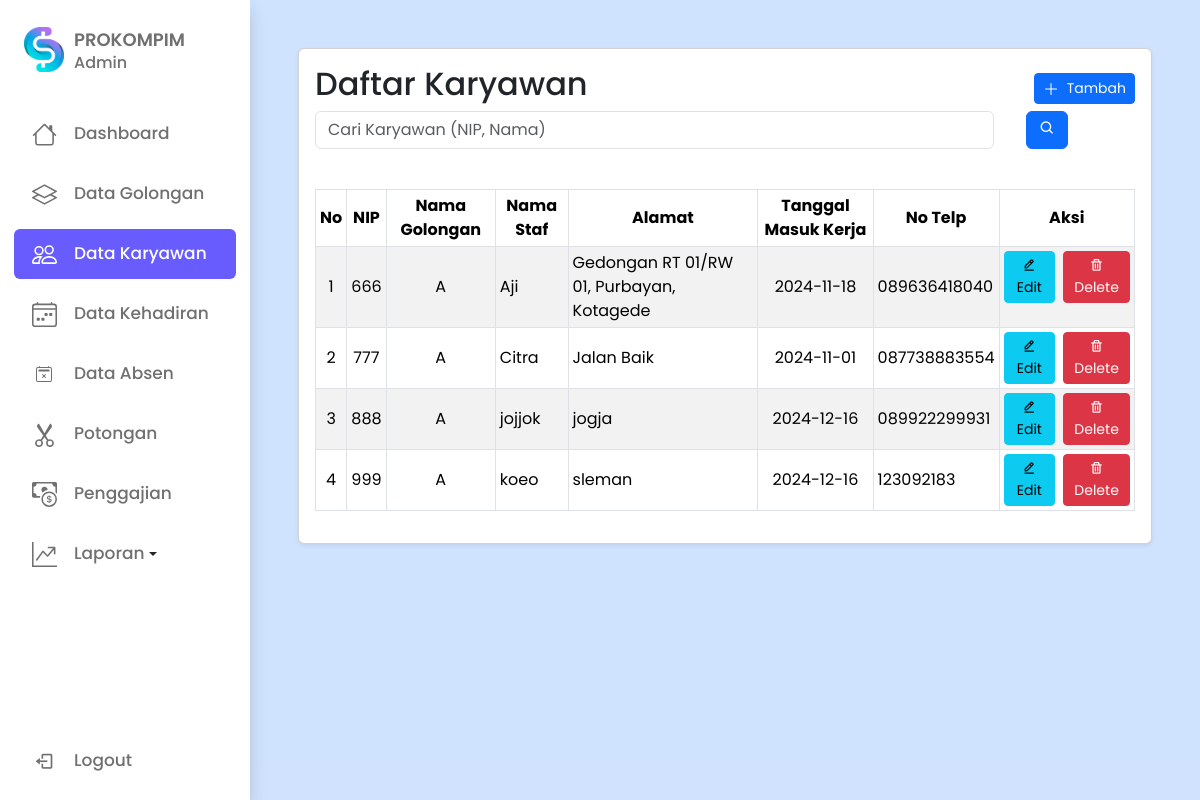
The page /input_staf.php on the database its author committed.
### tables this page shows
CREATE TABLE `staf` (
  `nip` int(11) NOT NULL,
  `password` varchar(32) NOT NULL,
  `id_golongan` int(11) NOT NULL,
  `nm_staf` text NOT NULL,
  `alamat` varchar(40) NOT NULL,
  `tgl_masuk_kerja` date NOT NULL,
  `no_telp` varchar(13) NOT NULL
);

### daftar_staf.php (the view, shortened to what this page needs)
<?php
include 'koneksi.php';
function get_nama_golongan($id_golongan)
{
    include 'koneksi.php';
    $sql = "SELECT nm_golongan FROM golongan WHERE id_golongan = ?";
    $stmt = $conn->prepare($sql);
    $stmt->bind_param('i', $id_golongan);
    $stmt->execute();
    $stmt->bind_result($nm_golongan);
    return $nm_golongan;
}
$sql = "SELECT nip, id_golongan, nm_staf, alamat, tgl_masuk_kerja, no_telp FROM staf";
$result = $conn->query($sql);
$daftar_staf = [];
if ($result->num_rows > 0) {
    while ($row = $result->fetch_assoc()) {
        $row['nm_golongan'] = get_nama_golongan($row['id_golongan']);
        $daftar_staf[] = $row;
    }
} else {
    echo "Tidak ada data staf.";
}
?>
<div class="table-responsive mt-3">
    <table class="table table-striped table-bordered table-hover table-sm">
        <thead class="bg-primary text-white">
            <tr>
                <th class="text-center align-middle">No</th>
                <th class="text-center align-middle">NIP</th>
                <th class="text-center align-middle">Nama Golongan</th>
                <th class="text-center align-middle">Nama Staf</th>
                <th class="text-center align-middle">Alamat</th>
                <th class="text-center align-middle">Tanggal Masuk Kerja</th>
                <th class="text-center align-middle">No Telp</th>
                <th class="text-center align-middle">Aksi</th>
            </tr>
        </thead>
        <tbody id="stafTableBody">
            <?php foreach ($daftar_staf as $index => $staf): ?>
                <tr data-id="<?= $staf['nip']; ?>">
                    <td class="text-center align-middle"><?= $index + 1; ?></td>
                    <td class="text-center align-middle"><?= $staf['nip']; ?></td>
                    <td class="text-center align-middle"><?= $staf['nm_golongan']; ?></td>
                    <td class="align-middle"><?= $staf['nm_staf']; ?></td>
                    <td class="align-middle"><?= $staf['alamat']; ?></td>
                    <td class="text-center align-middle"><?= $staf['tgl_masuk_kerja']; ?></td>
                    <td class="align-middle"><?= $staf['no_telp']; ?></td>
                    <td>
                        <div class="d-flex justify-content-center gap-2">
                            <button class="btn btn-info btn-sm edit-btn" data-id="<?= $staf['nip']; ?>" data-toggle="modal"
                                data-target="#modalEditStaf">
                                <i class="bx bx-edit-alt"></i> Edit
                            </button>
                            <button class="btn btn-danger btn-sm delete-btn" data-id="<?= $staf['nip']; ?>">
                                <i class="bx bx-trash"></i> Delete
                            </button>
                        </div>
                    </td>
                </tr>
            <?php endforeach; ?>
        </tbody>
    </table>
</div>

### input_staf.php (shortened to what this page needs)
<?php
include 'koneksi.php';
$search = isset($_GET['search']) ? $_GET['search'] : '';
$daftar_karyawan = $search ? search_karyawan($search) : [];
?>
<!DOCTYPE html>
<html lang="en">
<head>
    <link rel="stylesheet" href="styles.css">
    <link href='https://unpkg.com/boxicons@2.1.1/css/boxicons.min.css' rel='stylesheet'>
    <link href="https://cdn.jsdelivr.net/npm/bootstrap@5.3.3/dist/css/bootstrap.min.css" rel="stylesheet">
</head>
<body class="bg-primary bg-opacity-25">
    <?php include('sidebar.php') ?>
    <section class="home bg-light bg-opacity-25">
        <div class="ps-5 pe-5 pt-5">
            <div class="row gx-0" style="margin-left: 0; margin-right: 0;">
                <div class="col-md-12 mb-4">
                    <div class="card h-100 shadow-sm">
                        <div class="card-body d-flex flex-column">
                            <div class="form-table">
                                <table class="col-md-12">
                                    <tr>
                                        <td>
                                            <h2>Daftar Karyawan</h2>
                                        </td>
                                        <td class="text-end">
                                            <button class="btn btn-primary btn-sm float-right" data-toggle="modal" data-target="#modalInputStaf"><i class="fas fa-plus"></i>
                                                <svg xmlns="http://www.w3.org/2000/svg" width="16" height="16" fill="currentColor" class="bi bi-plus-lg" viewBox="0 0 16 16">
                                                    <path fill-rule="evenodd" d="M8 2a.5.5 0 0 1 .5.5v5h5a.5.5 0 0 1 0 1h-5v5a.5.5 0 0 1-1 0v-5h-5a.5.5 0 0 1 0-1h5v-5A.5.5 0 0 1 8 2" />
                                                </svg>
                                                &nbsp;Tambah
                                            </button>
                                        </td>
                                    </tr>
                                </table>
                                 <form method="GET" action="">
                                    <div class="row">
                                        <div class="col-md-10">
                                            <input type="text" class="form-control" name="search" placeholder="Cari Karyawan (NIP, Nama)" value="<?= isset($_GET['search']) ? $_GET['search'] : '' ?>">
                                        </div>
                                        <div class="col-md-2">
                                            <button type="submit" class="btn btn-primary ms-2" type="button" > <i class="bx bx-search"></i> </button>
                                        </div>
                                    </div>
                                </form>
                                 <?php if (count($daftar_karyawan) > 0) : ?>
                                    <table class="table table-striped">
                                        <thead>
                                            <tr>
                                                <th>NIP</th>
                                                <th>Nama Staf</th>
                                                <th>Golongan</th>
                                                <th>Alamat</th>
                                                <th>Tanggal Masuk Kerja</th>
                                                <th>No Telp</th>
                                            </tr>
                                        </thead>
                                        <tbody>
                                            <?php foreach ($daftar_karyawan as $staf) : ?>
                                                <tr>
                                                    <td><?= $staf['nip']; ?></td>
                                                    <td><?= $staf['nm_staf']; ?></td>
                                                    <td><?= $staf['id_golongan']; ?></td>
                                                    <td><?= $staf['alamat']; ?></td>
                                                    <td><?= $staf['tgl_masuk_kerja']; ?></td>
                                                    <td><?= $staf['no_telp']; ?></td>
                                                </tr>
                                            <?php endforeach; ?>
                                        </tbody>
                                    </table>
                                <?php else: ?>
                                    <br>
                                <?php endif; ?>
                                <?php include 'daftar_staf.php'; ?>
                            </div>
                        </div>
                    </div>
                </div>
            </div>
        </div>
</body>
</html>

### sidebar.php (shortened to what this page needs)
<div class="toast-container position-fixed top-0 end-0 p-3 z-3 position-absolute">
</div>
<nav class="sidebar close shadow pt-4">
    <header>
        <div class="image-text">
            <span class="image">
                <img src="logo.png" alt="Logo">
            </span>
            <div class="text logo-text">
                <span class="name">PROKOMPIM</span>
                <span class="profession">Admin</span>
            </div>
        </div>
    </header>
    <div class="menu-bar pt-4">
        <div class="bottom-content">
            <li class="nav-link">
                <a href="dashboard.php" class="<?php echo (basename($_SERVER['REQUEST_URI']) == 'dashboard.php') ? 'active' : ''; ?>">
                    <i class='bx icon'>
                    </i>
                    <span class="text nav-text">Dashboard</span>
                </a>
            </li>
            <li class="nav-link">
                <a href="input_golongan.php" class="<?php echo (basename($_SERVER['REQUEST_URI']) == 'input_golongan.php') ? 'active' : ''; ?>">
                    <i class='bx icon'>
                    </i>
                    <span class="text nav-text">Data Golongan</span>
                </a>
            </li>
            <li class="nav-link">
                <a href="input_staf.php" class="<?php echo (basename($_SERVER['REQUEST_URI']) == 'input_staf.php') ? 'active' : ''; ?>">
                    <i class='bx icon'>
                    </i>
                    <span class="text nav-text">Data Karyawan</span>
                </a>
            </li>
            <li class="nav-link">
                <a href="input_kehadiran.php" class="<?php echo (basename($_SERVER['REQUEST_URI']) == 'input_kehadiran.php') ? 'active' : ''; ?>">
                    <i class='bx icon'>
                    </i>
                    <span class="text nav-text">Data Kehadiran</span>
                </a>
            </li>
            <li class="nav-link">
                <a href="input_absen.php" class="<?php echo (basename($_SERVER['REQUEST_URI']) == 'input_absen.php') ? 'active' : ''; ?>">
                    <i class='bx icon'>
                    </i>
                    <span class="text nav-text">Data Absen</span>
                </a>
            </li>
            <li class="nav-link">
                <a href="input_potongan.php" class="<?php echo (basename($_SERVER['REQUEST_URI']) == 'input_potongan.php') ? 'active' : ''; ?>">
                    <i class='bx icon'>
                    </i>
                    <span class="text nav-text">Potongan</span>
                </a>
            </li>
            <li class="nav-link">
                <a href="input_gaji.php" class="<?php echo (basename($_SERVER['REQUEST_URI']) == 'input_gaji.php') ? 'active' : ''; ?>">
                    <i class='bx icon'>
                    </i>
                    <span class="text nav-text">Penggajian</span>
                </a>
            </li>
            <li class="nav-item">
                <a class="nav-link dropdown-toggle" href="#" id="navbarDropdown" role="button" data-toggle="dropdown" aria-haspopup="true" aria-expanded="false">
                    <i class="bx icon">
                    </i> <span class="text nav-text">Laporan</span>
                </a>
            </li>
        </div>
        <div class="bottom-content">
            <li class="">
                <a href="logout.php">
                    <i class='bx bx-log-out icon'></i>
                    <span class="text nav-text">Logout</span>
                </a>
            </li>
        </div>
    </div>
</nav>

### styles.css (style rules this page uses)
* { margin: 0; padding: 0; box-sizing: border-box; font-family: "Poppins", sans-serif; }
:root { --body-color: #e4e9f7; --sidebar-color: #fff; --primary-color: #695cfe; --primary-color-light: #f6f5ff; --toggle-color: #ddd; --text-color: #707070; --tran-03: all 0.2s ease; --tran-03: all 0.3s ease; --tran-04: all 0.3s ease; --tran-05: all 0.3s ease; }
body { min-height: 100vh; background-color: var(--body-color); transition: var(--tran-05); }
.sidebar { position: fixed; top: 0; left: 0; height: 100%; width: 250px; padding: 10px 14px; background: var(--sidebar-color); transition: var(--tran-05); z-index: 100; }
.sidebar li { height: 50px; list-style: none; display: flex; align-items: center; margin-top: 10px; }
.sidebar header .image, .sidebar .icon { min-width: 60px; border-radius: 6px; }
.sidebar .icon { min-width: 60px; border-radius: 6px; height: 100%; display: flex; align-items: center; justify-content: center; font-size: 20px; }
.sidebar .text, .sidebar .icon { color: var(--text-color); transition: var(--tran-03); }
.sidebar .text { font-size: 17px; font-weight: 500; white-space: nowrap; opacity: 1; }
.sidebar header { position: relative; }
.sidebar header .image-text { display: flex; align-items: center; }
.sidebar header .logo-text { display: flex; flex-direction: column; }
header .image-text .name { margin-top: 2px; font-size: 18px; font-weight: 600; }
header .image-text .profession { font-size: 16px; margin-top: -2px; display: block; }
.sidebar header .image { display: flex; align-items: center; justify-content: center; }
.sidebar header .image img { width: 40px; border-radius: 6px; }
.sidebar li a { list-style: none; height: 100%; background-color: transparent; display: flex; align-items: center; height: 100%; width: 100%; border-radius: 6px; text-decoration: none; transition: var(--tran-03); }
.sidebar li a.active, .sidebar li a.active:hover { background-color: var(--primary-color); }
.sidebar li a.active .icon, .sidebar li a.active .text, .sidebar li a.active:hover .icon, .sidebar li a.active:hover .text { color: var(--sidebar-color); }
.sidebar .menu-bar { height: calc(100% - 55px); display: flex; flex-direction: column; justify-content: space-between; overflow-y: scroll; }
.home { position: absolute; top: 0; top: 0; left: 250px; height: 100vh; width: calc(100% - 250px); background-color: var(--body-color); transition: var(--tran-05); }

### rows shown on the page
staf: nip "666", nm_golongan "A", nm_staf "Aji", alamat "Gedongan RT 01/RW 01, Purbayan, Kotagede", tgl_masuk_kerja "2024-11-18", no_telp "089636418040"
staf: nip "777", nm_golongan "A", nm_staf "Citra", alamat "Jalan Baik", tgl_masuk_kerja "2024-11-01", no_telp "087738883554"
staf: nip "888", nm_golongan "A", nm_staf "jojjok", alamat "jogja", tgl_masuk_kerja "2024-12-16", no_telp "089922299931"
staf: nip "999", nm_golongan "A", nm_staf "koeo", alamat "sleman", tgl_masuk_kerja "2024-12-16", no_telp "123092183"
